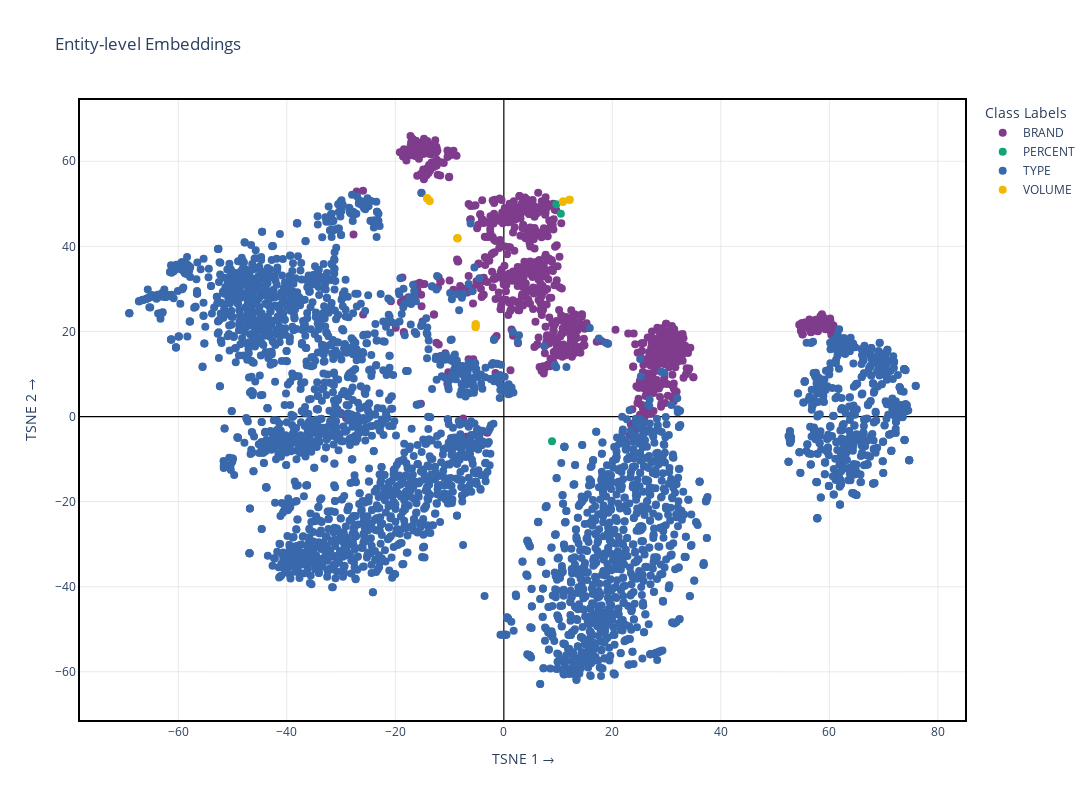

This figure's notebook cell:
### Code cell
from sklearn.preprocessing import LabelEncoder

from ml.visualizer import DynamicEmbeddingVisualizer

entity_embs, entity_df = aggregate_entities(test_dataset)

le = LabelEncoder()
labels = le.fit_transform(entity_df["entity_label"].tolist())

vis = DynamicEmbeddingVisualizer(entity_embs, entity_df, labels=labels)

vis.reduce_dimensionality(method="tsne", n_components=2)

vis.visualize(
    method="tsne",
    title="Entity-level Embeddings",
    hover_columns=["entity_text", "entity_label"],
    idx2label={i: lbl for i, lbl in enumerate(le.classes_)}
)

### Figure 1 — Plotly figure (JSON) as saved in the notebook; plotly's stock layout.template omitted (floating-point values rounded to 4 significant figures; data arrays with more than 128 entries replaced by an {"elided": "..."} marker saying what was removed)
{"data": [{"customdata": {"elided": "821x2 str values"}, "hovertemplate": "<b>entity_text:</b> %{customdata[0]}<br><b>entity_label:</b> %{customdata[1]}", "marker": {"color": "rgb(127, 60, 141)", "opacity": 1, "size": 8}, "mode": "markers", "name": "BRAND", "type": "scatter", "x": {"elided": "821 float values"}, "y": {"elided": "821 float values"}}, {"customdata": [["жирные", "PERCENT"], ["20", "PERCENT"], ["молоко", "PERCENT"]], "hovertemplate": "<b>entity_text:</b> %{customdata[0]}<br><b>entity_label:</b> %{customdata[1]}", "marker": {"color": "rgb(17, 165, 121)", "opacity": 1, "size": 8}, "mode": "markers", "name": "PERCENT", "type": "scatter", "x": [10.51, 9.677, 8.881], "y": [47.68, 49.92, -5.798]}, {"customdata": {"elided": "3418x2 str values"}, "hovertemplate": "<b>entity_text:</b> %{customdata[0]}<br><b>entity_label:</b> %{customdata[1]}", "marker": {"color": "rgb(57, 105, 172)", "opacity": 1, "size": 8}, "mode": "markers", "name": "TYPE", "type": "scatter", "x": {"elided": "3418 float values"}, "y": {"elided": "3418 float values"}}, {"customdata": [["л", "VOLUME"], ["л", "VOLUME"], ["1", "VOLUME"], ["кг", "VOLUME"], ["5л", "VOLUME"], ["3", "VOLUME"], ["1", "VOLUME"], ["2л", "VOLUME"], ["5", "VOLUME"], ["1", "VOLUME"], ["5л.", "VOLUME"], ["3", "VOLUME"], ["1", "VOLUME"], ["кг", "VOLUME"], ["1t", "VOLUME"]], "hovertemplate": "<b>entity_text:</b> %{customdata[0]}<br><b>entity_label:</b> %{customdata[1]}", "marker": {"color": "rgb(242, 183, 1)", "opacity": 1, "size": 8}, "mode": "markers", "name": "VOLUME", "type": "scatter", "x": [-5.202, -5.217, -13.65, -5.175, -8.536, 10.93, 12.1, -8.56, -14.14, 12.14, -8.556, -14.17, -13.74, -5.193, 10.87], "y": [21.07, 21.02, 50.63, 21.71, 41.93, 50.6, 50.93, 41.93, 51.22, 50.95, 41.88, 51.38, 50.72, 21.69, 50.45]}], "layout": {"height": 800, "legend": {"title": {"text": "Class Labels"}}, "title": {"text": "Entity-level Embeddings"}, "width": 1200, "xaxis": {"gridcolor": "lightgray", "gridwidth": 0.5, "linecolor": "black", "linewidth": 2, "mirror": true, "showline": true, "title": {"text": "TSNE 1 →"}, "zeroline": true, "zerolinecolor": "black", "zerolinewidth": 1.2}, "yaxis": {"gridcolor": "lightgray", "gridwidth": 0.5, "linecolor": "black", "linewidth": 2, "mirror": true, "showline": true, "title": {"text": "TSNE 2 →"}, "zeroline": true, "zerolinecolor": "black", "zerolinewidth": 1.2}}}
